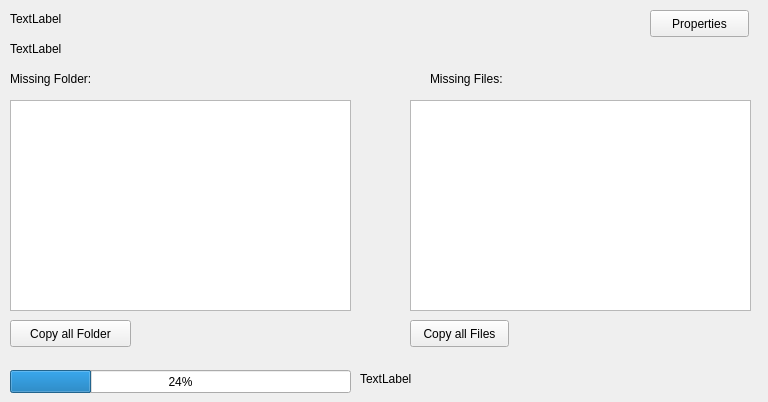
<?xml version="1.0" encoding="UTF-8"?>
<ui version="4.0">
 <class>ResultDisplay</class>
 <widget class="QWidget" name="ResultDisplay">
  <property name="geometry">
   <rect>
    <x>0</x>
    <y>0</y>
    <width>768</width>
    <height>402</height>
   </rect>
  </property>
  <property name="windowTitle">
   <string>Compare Screen</string>
  </property>
  <widget class="QLabel" name="label_missingFolderNew">
   <property name="geometry">
    <rect>
     <x>10</x>
     <y>10</y>
     <width>441</width>
     <height>17</height>
    </rect>
   </property>
   <property name="text">
    <string>TextLabel</string>
   </property>
  </widget>
  <widget class="QLabel" name="label_missingFilesNew">
   <property name="geometry">
    <rect>
     <x>10</x>
     <y>40</y>
     <width>431</width>
     <height>17</height>
    </rect>
   </property>
   <property name="text">
    <string>TextLabel</string>
   </property>
  </widget>
  <widget class="QLabel" name="label_missingFolder">
   <property name="geometry">
    <rect>
     <x>10</x>
     <y>70</y>
     <width>111</width>
     <height>17</height>
    </rect>
   </property>
   <property name="text">
    <string>Missing Folder:</string>
   </property>
  </widget>
  <widget class="QLabel" name="label_missingFiles">
   <property name="geometry">
    <rect>
     <x>430</x>
     <y>70</y>
     <width>101</width>
     <height>17</height>
    </rect>
   </property>
   <property name="text">
    <string>Missing Files:</string>
   </property>
  </widget>
  <widget class="QListWidget" name="list_missingFolder">
   <property name="geometry">
    <rect>
     <x>10</x>
     <y>100</y>
     <width>341</width>
     <height>211</height>
    </rect>
   </property>
  </widget>
  <widget class="QListWidget" name="list_missingFiles">
   <property name="geometry">
    <rect>
     <x>410</x>
     <y>100</y>
     <width>341</width>
     <height>211</height>
    </rect>
   </property>
  </widget>
  <widget class="QPushButton" name="btn_copyFolder_all">
   <property name="geometry">
    <rect>
     <x>10</x>
     <y>320</y>
     <width>121</width>
     <height>27</height>
    </rect>
   </property>
   <property name="toolTip">
    <string>&lt;html&gt;&lt;head/&gt;&lt;body&gt;&lt;p&gt;Will create all missing Folders(without the files) in the new directory.&lt;/p&gt;&lt;/body&gt;&lt;/html&gt;</string>
   </property>
   <property name="text">
    <string>Copy all Folder</string>
   </property>
  </widget>
  <widget class="QProgressBar" name="progressBar_status">
   <property name="geometry">
    <rect>
     <x>10</x>
     <y>370</y>
     <width>341</width>
     <height>23</height>
    </rect>
   </property>
   <property name="value">
    <number>24</number>
   </property>
  </widget>
  <widget class="QLabel" name="label_status">
   <property name="geometry">
    <rect>
     <x>360</x>
     <y>370</y>
     <width>391</width>
     <height>17</height>
    </rect>
   </property>
   <property name="text">
    <string>TextLabel</string>
   </property>
  </widget>
  <widget class="QPushButton" name="btn_copyAllFiles">
   <property name="geometry">
    <rect>
     <x>410</x>
     <y>320</y>
     <width>99</width>
     <height>27</height>
    </rect>
   </property>
   <property name="text">
    <string>Copy all Files</string>
   </property>
  </widget>
  <widget class="QPushButton" name="btn_properties">
   <property name="geometry">
    <rect>
     <x>650</x>
     <y>10</y>
     <width>99</width>
     <height>27</height>
    </rect>
   </property>
   <property name="text">
    <string>Properties</string>
   </property>
  </widget>
 </widget>
 <resources/>
 <connections/>
</ui>
